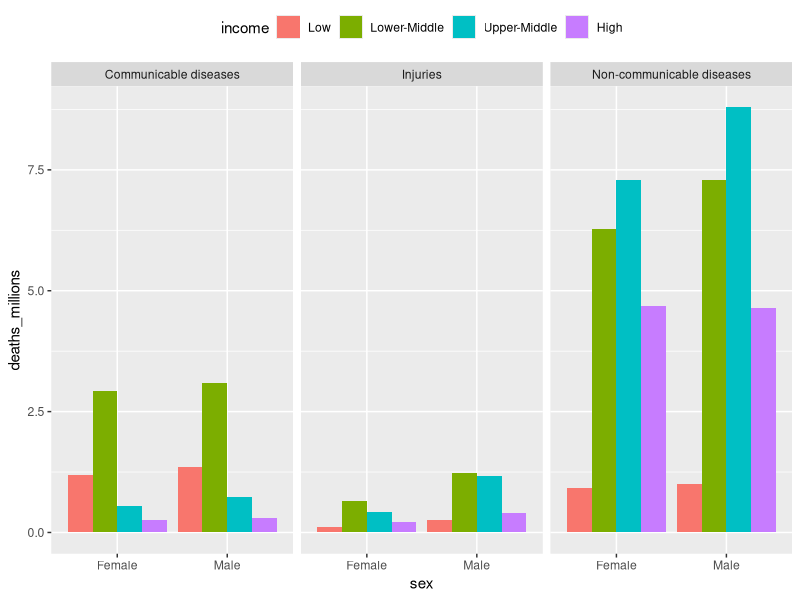

Write the R code that produced this figure. (Note: this script raises an error after producing the figure.)

# Read data -------------------------------------------------------------
library(tidyverse)
gbd_full <- read_csv('data/global_burden_disease_cause_year_sex_income.csv')
head(gbd_full)
dim(gbd_full)
names(gbd_full)

# cause                  year sex    income       deaths_millions
#   <chr>                 <dbl> <chr>  <chr>                  <dbl>
# 1 Communicable diseases  1990 Female High                    0.21
# 2 Communicable diseases  1990 Female Upper-Middle            1.15
# 3 Communicable diseases  1990 Female Lower-Middle            4.43
# 4 Communicable diseases  1990 Female Low                     1.51
# 5 Communicable diseases  1990 Male   High                    0.26
# 6 Communicable diseases  1990 Male   Upper-Middle            1.35

#  Creating a single year tibble ------------------------------------------
gbd2017 <- gbd_full %>% filter(year == 2017)
head(gbd2017)

gbd_factored <- gbd_full %>% 
  mutate(factor_cause = factor(cause))

gbd_factored

                      # cause                  year sex    income       deaths_millions factor_cause         
                      #   <chr>                 <dbl> <chr>  <chr>                  <dbl> <fct>                
                      # 1 Communicable diseases  1990 Female High                    0.21 Communicable diseases
                      # 2 Communicable diseases  1990 Female Upper-Middle            1.15 Communicable diseases
                      # 3 Communicable diseases  1990 Female Lower-Middle            4.43 Communicable diseases
                      # 4 Communicable diseases  1990 Female Low                     1.51 Communicable diseases
                      # 5 Communicable diseases  1990 Male   High                    0.26 Communicable diseases
                      # 6 Communicable diseases  1990 Male   Upper-Middle            1.35 Communicable diseases
                      # 7 Communicable diseases  1990 Male   Lower-Middle            4.73 Communicable diseases
                      # 8 Communicable diseases  1990 Male   Low                     1.72 Communicable diseases
                      # 9 Injuries               1990 Female High                    0.2  Injuries             
                      # 10 Injuries               1990 Female Upper-Middle            0.55 Injuries 

gbd_factored$factor_cause %>% levels()
# [1] "Communicable diseases"     "Injuries"                  "Non-communicable diseases"



gbd2017 %>% mutate(income = fct_relevel(income,
                                        'Low',
                                        'Lower-Middle',
                                        'Upper-Middle',
                                        'High')) %>% 
  ggplot(aes(x = sex, y = deaths_millions, fill = income)) + geom_col(position = 'dodge') + 
  facet_wrap(~cause, ncol = 4) + theme(legend.position = 'top')
# x = sex,
# y = deaths_millions,
# fill = cause,
# facet_wrap= ~incomes

### New columns: summarise(), mutate()

#geom --> geometric

# Aggregating: group_by(), summarise() ------------------------------------

# Health data analysis is frequently concerned with making comparisons
# between groups. Groups of genes, or diseases, or patients, or populations,
# etc. An easy approach to the comparison of data by a categorical grouping
# is therefore essential.

gbd2017$deaths_millions %>% sum()
                    # [1] 55.74

gbd2017 %>% summarise(sum(deaths_millions))
                    # `sum(deaths_millions)`
                    # <dbl>
                    #   1                   55.7

gbd2017 %>% 
  group_by(cause) %>%
  summarise(sum(deaths_millions))

                    # cause                     `sum(deaths_millions)`
                    #   <chr>                                      <dbl>
                    # 1 Communicable diseases                      10.4 
                    # 2 Injuries                                    4.47
                    # 3 Non-communicable diseases                  40.9 


gbd2017 %>% 
  group_by(cause, sex) %>% 
  summarise(sum(deaths_millions))
                    # cause                     sex    `sum(deaths_millions)`
                    #   <chr>                     <chr>                   <dbl>
                    # 1 Communicable diseases     Female                   4.91
                    # 2 Communicable diseases     Male                     5.47
                    # 3 Injuries                  Female                   1.42
                    # 4 Injuries                  Male                     3.05
                    # 5 Non-communicable diseases Female                  19.2 
                    # 6 Non-communicable diseases Male                    21.7 


# Add new columns: mutate() -----------------------------------------------
# ungroup()
gbd2017 %>% 
  group_by(cause, sex) %>% 
  summarise(deaths_per_group = sum(deaths_millions)) %>%
  ungroup() %>%
  mutate(deaths_total = sum(deaths_per_group))

                    # cause                     sex    deaths_per_group deaths_total
                    #   <chr>                     <chr>             <dbl>        <dbl>
                    # 1 Communicable diseases     Female             4.91         55.7
                    # 2 Communicable diseases     Male               5.47         55.7
                    # 3 Injuries                  Female             1.42         55.7
                    # 4 Injuries                  Male               3.05         55.7
                    # 5 Non-communicable diseases Female            19.2          55.7
                    # 6 Non-communicable diseases Male              21.7          55.7



# Percentages formatting: percent()
# percent() function for formatting percentages come from library(scales)
library(scales)
gbd2017_summarised <- gbd2017 %>% 
  group_by(cause, sex) %>% 
  summarise(deaths_per_group = sum(deaths_millions)) %>% 
  ungroup() %>%
  mutate(deaths_total = sum(deaths_per_group),
deaths_relative = percent(deaths_per_group / deaths_total))

gbd2017_summarised

                  # cause                     sex    deaths_per_group deaths_total deaths_relative
                  #   <chr>                     <chr>             <dbl>        <dbl> <chr>          
                  # 1 Communicable diseases     Female             4.91         55.7 8.8%           
                  # 2 Communicable diseases     Male               5.47         55.7 9.8%           
                  # 3 Injuries                  Female             1.42         55.7 2.5%           
                  # 4 Injuries                  Male               3.05         55.7 5.5%           
                  # 5 Non-communicable diseases Female            19.2          55.7 34.4%          
                  # 6 Non-communicable diseases Male              21.7          55.7 39.0%   

# round(100*4.91/55.74, 1) %>% paste0("%")

gbd2017_summarised %>%
  mutate(deaths_relative = deaths_per_group / deaths_total)

                # cause                     sex    deaths_per_group deaths_total deaths_relative
                #   <chr>                     <chr>             <dbl>        <dbl>           <dbl>
                # 1 Communicable diseases     Female             4.91         55.7          0.0881
                # 2 Communicable diseases     Male               5.47         55.7          0.0981
                # 3 Injuries                  Female             1.42         55.7          0.0255
                # 4 Injuries                  Male               3.05         55.7          0.0547
                # 5 Non-communicable diseases Female            19.2          55.7          0.344 
                # 6 Non-communicable diseases Male              21.7          55.7          0.390 

# summarise() vs mutate() -------------------------------------------------

# summarise() on grouped data(following group_by()) 
# mutate() on the whole dataset (without using group_by())
gbd_summarised <- gbd2017 %>% 
  group_by(cause, sex) %>%
  summarise(deaths_per_group = sum(deaths_millions)) %>%
  arrange(sex)

gbd_summarised

                # cause                     sex    deaths_per_group
                #   <chr>                     <chr>             <dbl>
                # 1 Communicable diseases     Female             4.91
                # 2 Injuries                  Female             1.42
                # 3 Non-communicable diseases Female            19.2 
                # 4 Communicable diseases     Male               5.47
                # 5 Injuries                  Male               3.05
                # 6 Non-communicable diseases Male              21.7 
##

gbd_summarised_sex <- gbd_summarised %>%
  group_by(sex) %>%
  summarise(deaths_per_sex = sum(deaths_per_group))

gbd_summarised_sex
                # sex    deaths_per_sex
                #   <chr>           <dbl>
                # 1 Female           25.5
                # 2 Male             30.3

##
# But that drops the cause and deaths_per_group columns. One way would
# be to now use a join on gbd_summarised and gbd_summarised_sex:

full_join(gbd_summarised, gbd_summarised_sex)

                # cause                     sex    deaths_per_group deaths_per_sex
                #   <chr>                     <chr>             <dbl>          <dbl>
                # 1 Communicable diseases     Female             4.91           25.5
                # 2 Injuries                  Female             1.42           25.5
                # 3 Non-communicable diseases Female            19.2            25.5
                # 4 Communicable diseases     Male               5.47           30.3
                # 5 Injuries                  Male               3.05           30.3
                # 6 Non-communicable diseases Male              21.7            30.3

# Joining different summaries together can be useful, especially if the
# individual pipelines are quite long (e.g., over 5 lines of %>%). However, it
# does increase the chance of mistakes creeping in and is best avoided if
# possible.


# An alternative is to use mutate() with group_by() to achieve the same
# result as the full_join() above:

gbd_summarised %>%
  group_by(sex) %>%
  mutate(death_per_sex = sum(deaths_per_group))
                # cause                     sex    deaths_per_group death_per_sex
                #  <chr>                     <chr>             <dbl>         <dbl>
                # 1 Communicable diseases     Female             4.91          25.5
                # 2 Injuries                  Female             1.42          25.5
                # 3 Non-communicable diseases Female            19.2           25.5
                # 4 Communicable diseases     Male               5.47          30.3
                # 5 Injuries                  Male               3.05          30.3
                # 6 Non-communicable diseases Male              21.7           30.3

# So mutate() calculates the sums within each grouping variable (in this example just group_by(sex)) 
# and puts the results in a new column without condensing the tibble down or removing any of the existing columns.

gbd2017 %>%
  group_by(cause, sex) %>%
  summarise(deaths_per_group = sum(deaths_millions)) %>%
  group_by(sex) %>%
  mutate(deaths_per_sex = sum(deaths_per_group),
         sex_cause_perc =
           percent(deaths_per_group/deaths_per_sex)) %>%
  arrange(sex, deaths_per_group)

                # cause                     sex    deaths_per_group deaths_per_sex sex_cause_perc
                #   <chr>                     <chr>             <dbl>          <dbl> <chr>         
                # 1 Injuries                  Female             1.42           25.5 6%            
                # 2 Communicable diseases     Female             4.91           25.5 19%           
                # 3 Non-communicable diseases Female            19.2            25.5 75%           
                # 4 Injuries                  Male               3.05           30.3 10.1%         
                # 5 Communicable diseases     Male               5.47           30.3 18.1%         
                # 6 Non-communicable diseases Male              21.7            30.3 71.8% 

# Common arithmetic functions - sum(), mean(), median(), ------------------

# The most common statistics are:
#     - sum()
#     - mean()
#     - median()
#     - min(), max()
#     - sd() - standard deviation
#     - IQR() - interquartile range

mynumbers <- c(1,3, NA)
sum(mynumbers)

sum(mynumbers, na.rm = TRUE)

# select() columns --------------------------------------------------------

# The select() function can be used to choose, rename, or reorder columns of a tibble.
gbd_2rows <- gbd_full %>% 
  slice(1:2)

gbd_2rows

# Let's select() two of these columns:
gbd_2rows %>% 
  select(cause, deaths_millions)

# Use select() to rename the columns we are choosing
gbd_2rows %>% 
  select(cause, deaths = deaths_millions)


# There function rename() is similar to select(), but it keeps all variables whereas select() only kept the ones we mentioned:
gbd_2rows %>% 
  rename(deaths = deaths_millions)

# select() can also be used to reorder the columns in your tibble.
gbd_2rows %>%
  select(year, sex, income, cause, deaths_millions)

# If you want to move specific column(s) to the front of the tibble, do:
gbd_2rows %>% 
  select(year, sex, everything())


# columns that include the word "deaths" that you want to
gbd_2rows %>%
  select(starts_with('deaths'))


# Reshaping data - long vs wide format ------------------------------------
gbd_wide <- read_csv('data/global_burden_disease_wide-format.csv')
gbd_long <- read_csv('data/global_burden_disease_cause-year-sex.csv')

# Pivot values from rows into columns (wider)
gbd_long %>% 
  pivot_wider(names_from = year, values_from = deaths_millions)


gbd_long %>%
  pivot_wider(names_from = sex, values_from = deaths_millions) %>%
  mutate(Male - Female)


dbd_long %>%
  pivot_wider(names_from = c(sex, year), values_from = deaths_millions)


# Pivot values from columns to rows (longer)
gbd_wide %>% 
  pivot_longer(matches("Female|Male"), names_to = "sex_year", values_to = "deaths_millions") %>% slice(1:6)


gbd_wide %>% 
  select(matches("Female|Male"))


# separate() a column into multiple columns
gbd_wide %>%
  # same pivot_longer as before
  pivot_longer(matcheds("Female|Male"), 
               names_to = "sex_year", 
               values_to = "deaths_millions") %>% 
  separate(sex_year, into = c("sex", "year"), sep = '_',convert = TRUE)
# We've also added convert = TRUE to separate() so year would get converted into a numeric variable.

# arrange() rows ----------------------------------------------------------

# The arrange() function sorts rows based on the column(s) you want. By default, it arranges the tibble in ascending order:
gbd_long %>% 
  arrange(deaths_millions) %>% 
  # first 3 rows just for printing 
  slice(1:3)

# For numeric variables, we can just use a - to sort in descending order:
gbd_long %>%
  arrange(-deaths_millions) %>% 
  slice(1:3)


# The - doesn't work for categorical variables; they need to be put in desc() for arranging in descending order:
gbd_long %>%
  arrange(desc(sex)) %>%
  # printing rows 1, 9, 11 and 12
  slice(1, 9, 11, 12)

# Factor levels
# arrange() sorts characters alphabetically, whereas factors will be sorted by
# the order of their levels. Let's make the cause column into a factor:

gbd_factored <- gbd_long %>% 
  mutate(cause = factor(cause))
  

gbd_factored$cause %>% levels()


# But we can now use fct_relevel() inside mutate() to change the order of
# these levels:

gbd_factored <- gbd_factored %>% 
  mutate(cause = cause %>%
           fct_relevel('Injuries'))

gbd_factored$cause %>% levels()


# Exercises ---------------------------------------------------------------
# 1 Exercise - pivot_wider()
# Using the GBD dataset with variables cause, year (1990 and 2017 only), sex

gbd_long <- read_csv('data/global_burden_disease_cause-year-sex.csv')

# Use pivot_wider() to put the cause variable into columns using the deaths_millions as values

# Solution
gbd_long %>% 
  pivot_wider(names_from = cause, values_from = deaths_millions)


# Exercise - group_by(), summarise()
# Read in the full GBD dataset with variables cause, year, sex, income, deaths_millions.

glimpse(gbd_full)

summary_data1 <- gbd_full %>%
  group_by(year) %>%
  summarise(total_per_year = sum(deaths_millions))


summary_data2 <- gbd_full %>% 
  group_by(year, cause) %>%
  summarise(total_per_cause = sum(deaths_millions))
summary_data2

# gbd_full has 168 observations (rows),
# summary_data1 has 7,
# summary_data2 has 21.



# 3 Exercise - full_join(), percent()
# For each cause, calculate its percentage to total deaths in each year.
# Hint: Use full_join() on summary_data1 and summary_data2, and then
# use mutate() to add a new column called percentage.

library(scales)
full_join(summary_data1, summary_data2) %>% 
  mutate(percentage= percent(total_per_cause / total_per_year))



# 4 Exercise - mutate(), summarise()
# Instead of creating the two summarised tibbles and using a full_join(),
# achieve the same result as in the previous exercise with a single pipeline
# using summarise() and then mutate().
# 
# Hint: you have to do it the other way around, so group_by(year, cause)
# %>% summarise(...) first, then group_by(year) %>% mutate().
# 
# Bonus: select() columns year, cause, percentage, then pivot_wider()
# the cause variable using percentage as values.


gbd_full %>% 
  # aggregate to deaths per cause per year using summarise()
  
  group_by(year, cause) %>% 
  summarise(total_per_cause = sum(deaths_millions)) %>%
  
  # then add a column of yearly totals using mutate()
  group_by(year) %>%
  mutate(total_per_year = sum(total_per_cause)) %>%
  
  # add the percentage column
  mutate(percentage = percent(total_per_cause / total_per_year)) %>%
  # select the final variables for better viewing
  select(year, cause, percentage) %>% 
  pivot_wider(names_from = cause, values_from = percentage)




# 5 Exercise - filter(), summarise(), pivot_wider()
#Still working with gbd_full:
#     - Filter for 1990.
#     - Calculate the total number of deaths in the different income groups (High, Upper-Middle, Lower-Middle, Low). 
# Hint: use group_by(income) and summarise(new_column_name = sum(variable)).
#     - Calculate the total number of deaths within each income group for males and females. 
# Hint: this is as easy as adding , sex to group_by(income).
#     - pivot_wider() the income column.

gbd_full %>% 
  filter(year == 1990) %>%
  group_by(income, sex) %>%
  summarise(total_deaths = sum(deaths_millions)) %>%
  pivot_wider(names_from = income, values_from = total_deaths)


